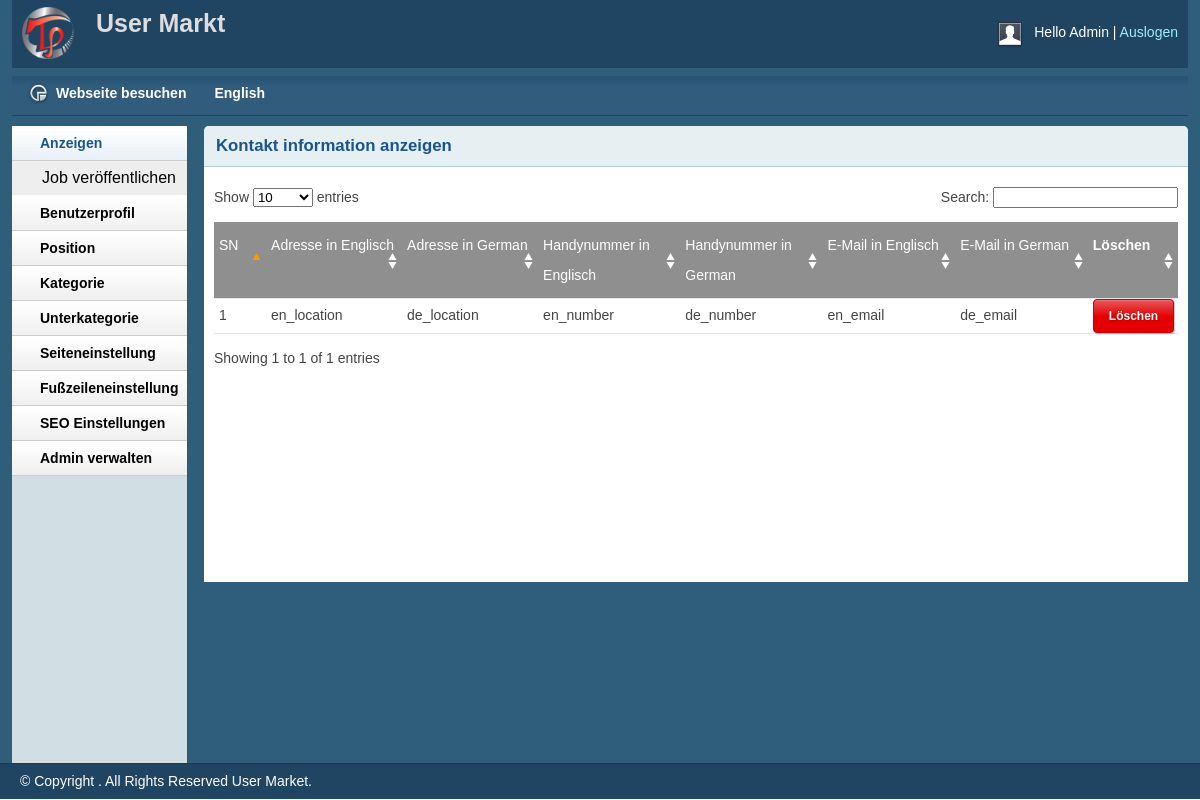
/admin/view-contact-info.php (signed in), run on an earlier commit of the app's database.
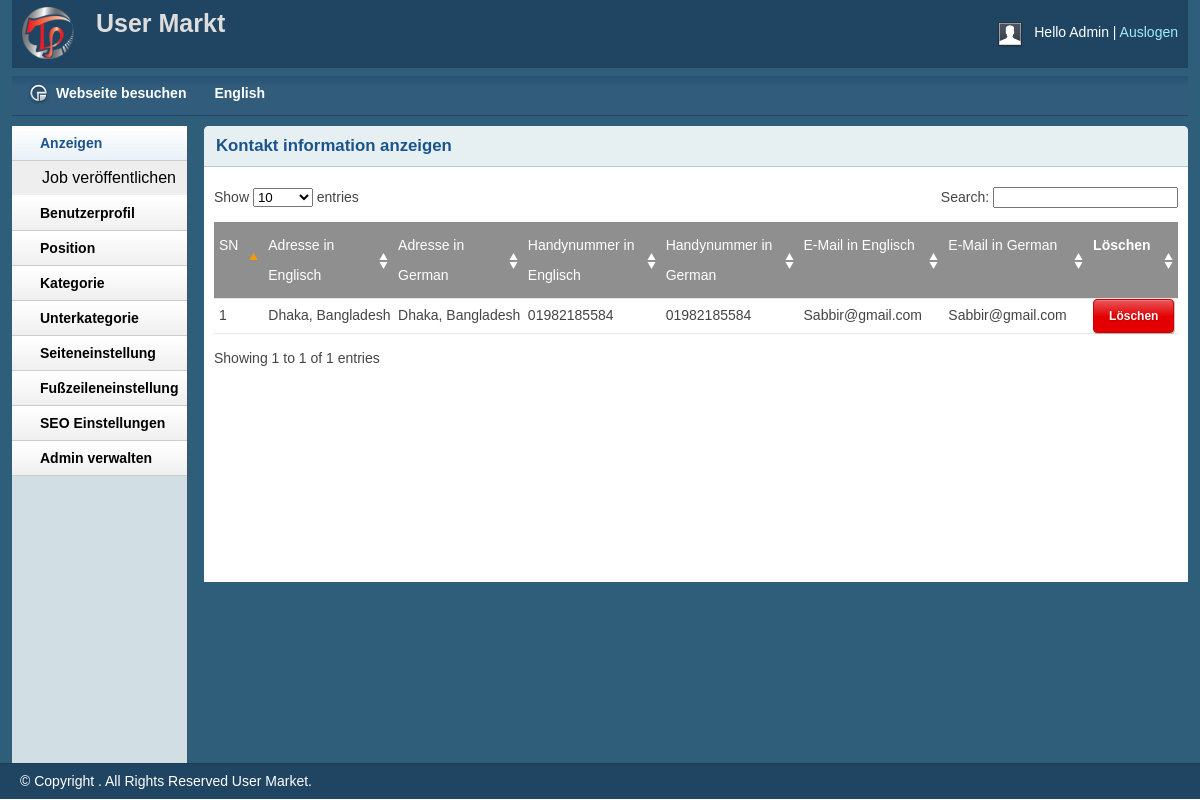
And on a later commit of the database.
### tables this page shows
CREATE TABLE `contact_info` (
  `id` int(11) NOT NULL,
  `en_location` varchar(110) NOT NULL,
  `de_location` varchar(110) NOT NULL,
  `en_number` varchar(110) NOT NULL,
  `de_number` varchar(110) NOT NULL,
  `en_email` varchar(110) NOT NULL,
  `de_email` varchar(110) NOT NULL
);

### inc/translet/lang.de.php (called while the page is built, shortened)
<?php
$language['My_Account'] = 'Mein Konto';
$language['Select_language'] = 'Sprache wählen';
$language['Trending_Ads'] = 'Bestseller';
$language['Help'] = 'Hilfe';
$language['Faq'] = 'Häufig gestellte Fragen';
$language['Contact'] = 'Kontakt';
$language['Information'] = 'Information';
$language['Terms_of_Use'] = 'AGB & Nutzungsbedingungen';
$language['Privacy_Policy'] = 'Datenschutzbestimmungen';
$language['Contact_Us'] = 'Kontakt';
$language['Our_headquarters'] = 'Impressum';
$language['All_Rights_Reserved'] = 'Impressum';
$language['Main_Categories'] = 'Anzeigen';
$language['View_all_Ads'] = 'Alle Anzeigen ansehen';
$language['View_all_Categories'] = 'Alle Kategorien ansehen';
$language['Ads'] = 'Anzeigen';
$language['All_Ads'] = 'Alle Anzeigen';
$language['Select_your_city_to_see_local_ads'] = 'Select your city to see local ads';
$language['Entire_Location'] = 'Entire Location';
$language['Entire_Categories'] = 'Entire Categories';
$language['Browse_Categories'] = 'Kategorien durchsuchen';
$language['Search_for_a_specific_product'] = 'Suche / Lieblingsprodukt finden';
$language['Select_your_category_and_find_the_perfect_ad'] = 'Select your category and find the perfect ad';
$language['Home'] = 'Startseite';
$language['Featured_Ads'] = 'Ausgewählte Anzeigen!!';
$language['First_Page'] = 'Zurück';
$language['Last_Page'] = 'Zurück';
$language['view'] = 'Ansicht';
$language['Price'] = 'Preis';
$language['Condition'] = 'Zustand';
$language['Item_Type'] = 'Art';
$language['Interested_in_this_Ad'] = 'interessiert?';
$language['Contact_the_Seller'] = 'Verkäufer Kontaktieren';
$language['Added_at'] = 'Inseriert';
$language['Ad_ID'] = 'UMA : ID';
$language['Log_in'] = 'Einloggen';
$language['For_New_People'] = 'Neu hier?';
$language['Register_Now'] = 'Jetzt neu registrieren!';
$language['Create_an_account'] = 'User Markt Kostenloses Benutzerkonto Anlegen';
$language['Already_Have_Account'] = 'User Markt Konto ist bereits vorhanden!';
$language['Name'] = 'Vorname...';
$language['Email'] = 'E-Mail...';
$language['Password'] = 'Passwort...';
$language['Confirm_Password'] = 'Passwort bestätigen...';
$language['City'] = 'Stadt';
$language['zip_code'] = 'Postleitzahl';
$language['county'] = 'Land';
$language['Submit'] = 'Submit';
$language['Password_must_contain_the_following'] = 'Das Passwort muss folgendes beinhalten:';
$language['A_lowercase_letter'] = 'einen Kleinbuchstaben';
$language['A_capital_uppercase_letter'] = 'einen Großbuchstaben';
$language['A_number'] = 'eine Ziffer';
$language['Minimum_8_characters'] = 'Mindestens 8 Zeichen';
$language['You_already_have_an_account'] = 'Konto ist breits vorhanden!';
$language['Your_password_not_match'] = 'Passwort stimmt nicht überein';
$language['One_or_more_field_has_empty'] = 'Ein oder mehrere Felder enthalten keine gültigen Informationen!';
$language['Dashboard'] = 'Verwalten';
$language['Total_Ads_Posted'] = 'Meine Anzeigen';
$language['Your_Ads'] = 'Deine Anzeige';
$language['Ads_Title'] = 'Anzeige Titel';
?>

### lib/view.php (called while the page is built, shortened)
<?php
Class Database{
	public $host   = DB_HOST;
	public $user   = DB_USER;
	public $pass   = DB_PASS;
	public $dbname = DB_NAME;
	public $link;
	private function connectDB(){
	$this->link = new mysqli($this->host, $this->user, $this->pass, $this->dbname);
 }
	public function select($query){
		$result = $this->link->query($query) or die($this->link->error.__LINE__);
		if($result->num_rows > 0){
			return $result;
		} else {
			return false;
		}
	}
}

### admin/view-contact-info.php (the view, shortened to what the changed rows need)
<?php include 'inc/hader.php'; ?>
 <div class="grid_10">
            <div class="box round first grid">
                <h2><?php echo $language["View_contact_info"]; ?></h2>
                <div class="block">
                    <table class="data display datatable" id="example">
                    <thead>
                        <tr class="odd gradeX">
                            <td width="5%">SN</td>
                            <td width="15%"><?php echo $language["Address_in_english"]; ?></td>
                            <td width="15%"><?php echo $language["Address_in_German"]; ?></td>
                            <td width="15%"><?php echo $language["Mobile_Number_in_english"]; ?></td>
                            <td width="15%"><?php echo $language["Mobile_Number_in_German"]; ?></td>
                            <td width="15%"><?php echo $language["Email_in_english"]; ?></td>
                            <td width="15%"><?php echo $language["Email_in_German"]; ?></td>
                            <th width="5%"><?php echo $language["Delete"]; ?></th>
                        </tr>
                    </thead>
                    <tbody>
                        <?php
                        $query = "select * from contact_info order by id desc";
                        $contact = $db->select($query);
                        if ($contact) {
                            $i=0;
                        while ($result= $contact -> fetch_assoc()) {
                            $i++;
                    ?>
                        <tr class="even gradeC">
                            <td><?php echo $i;  ?></td>
                            <td><?php echo $result['en_location']; ?></td>
                            <td><?php echo $result['de_location']; ?></td>
                            <td><?php echo $result['en_number']; ?></td>
                            <td><?php echo $result['de_number']; ?></td>
                            <td><?php echo $result['en_email']; ?></td>
                            <td><?php echo $result['de_email']; ?></td>
                            <td><a class="btn btn-red CoustRead02 " onclick="return confirm('<?php echo $language["Are_you_sure_to_DELETE"]; ?>!');"
                         href="?delid=<?php echo $result['id']; ?>  "><?php echo $language["Delete"]; ?></a></td>
                        </tr>
                        <?php  }} ?>
                    </tbody>
                </table>
               </div>
            </div>
        </div>
<?php include 'inc/foter.php'; ?>

What changed in the data, as far as the page shows it:
removed contact_info: en_location "en_location", de_location "de_location", en_number "en_number", de_number "de_number", en_email "en_email", de_email "de_email"
added contact_info: en_location "Dhaka, Bangladesh", de_location "Dhaka, Bangladesh", en_number "01982185584", de_number "01982185584", en_email "Sabbir@gmail.com", de_email "Sabbir@gmail.com"
